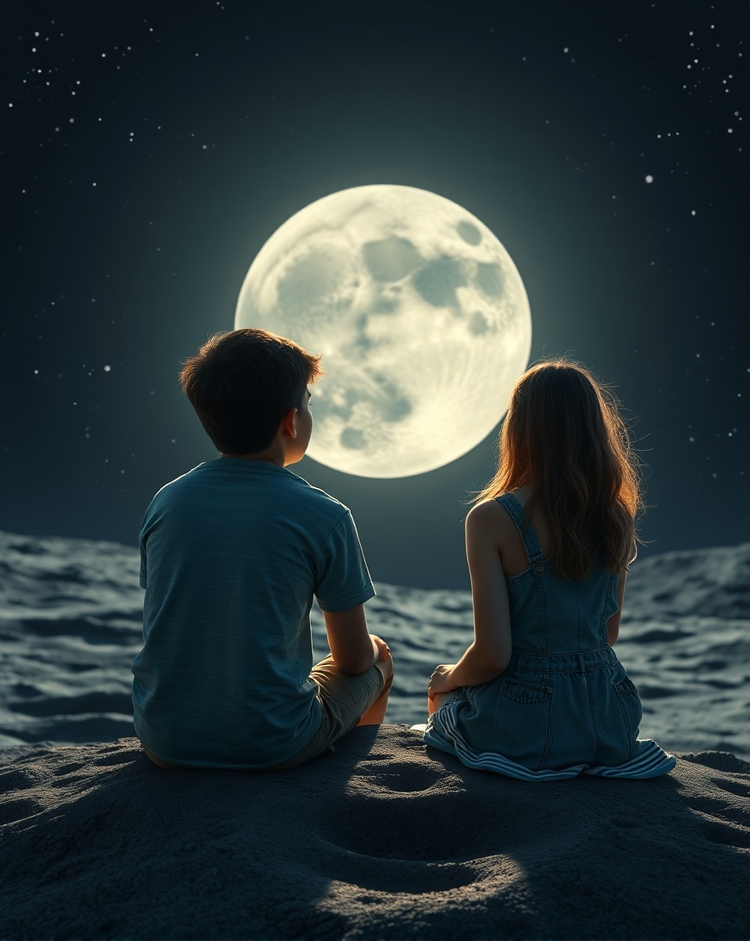
#> input picture open_cv/moon_couple.png, 750 x 941 px, shrunk from 912 x 1144 before the run, found by its file name
$ python exp7.py
#> lines starting #> are read from the running program, lines starting #| are printed output that depends on the picture
import cv2
import numpy as np
import matplotlib.pyplot as plt

img = cv2.imread('/content/moon_couple.png')
#> img is the input picture: shape (941, 750, 3); mean B, G, R 59, 57.3, 45.1
kernel = np.ones((5, 5), np.uint8)
erosion = cv2.erode(img, kernel, iterations=1)
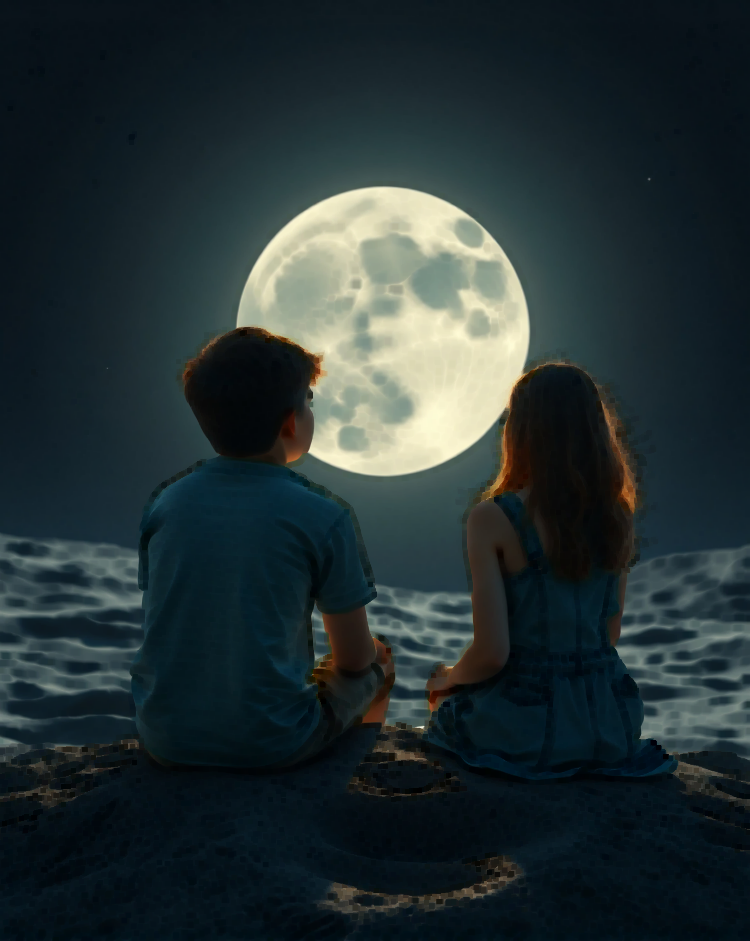
#> erosion: shape (941, 750, 3); mean B, G, R 51.3, 49.4, 36.9
cv2.imwrite('erosion.png', erosion)
dilation = cv2.dilate(img, kernel, iterations=1)
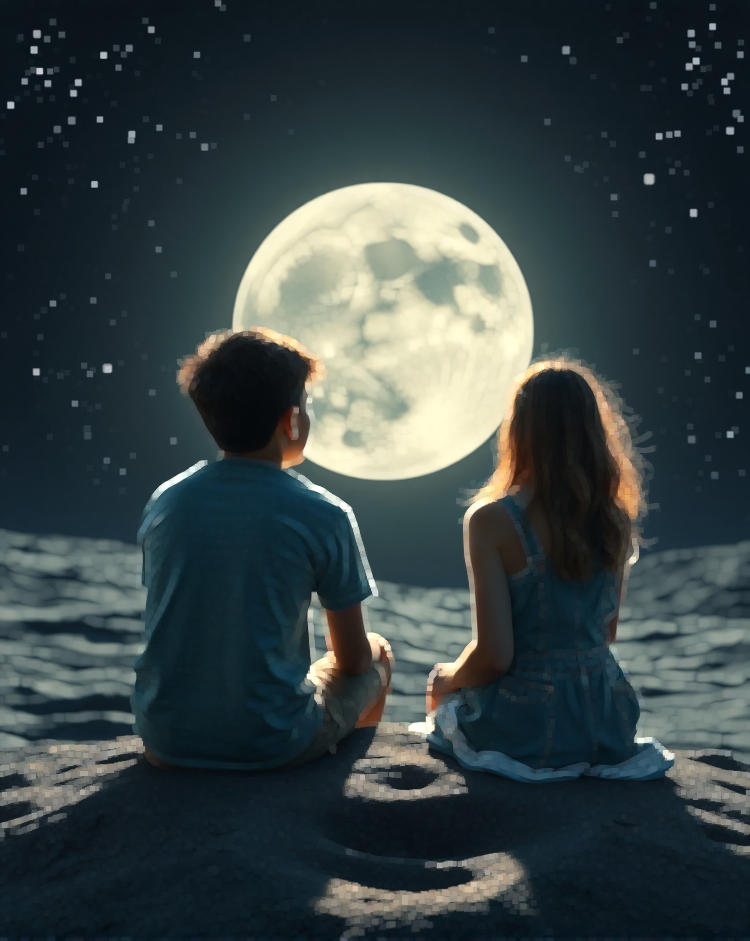
#> dilation: shape (941, 750, 3); mean B, G, R 68, 66.9, 55.2
cv2.imwrite('dilation.png', dilation)
opening = cv2.morphologyEx(img, cv2.MORPH_OPEN, kernel)
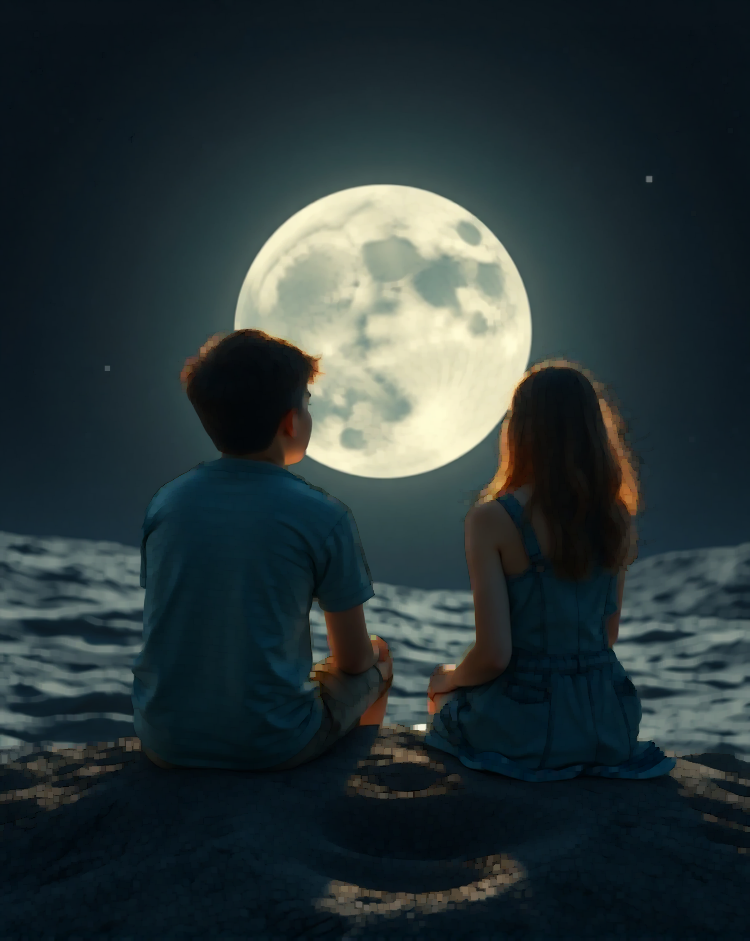
#> opening: shape (941, 750, 3); mean B, G, R 55.6, 54, 41.7
cv2.imwrite('opening.png', opening)
closing = cv2.morphologyEx(img, cv2.MORPH_CLOSE, kernel)
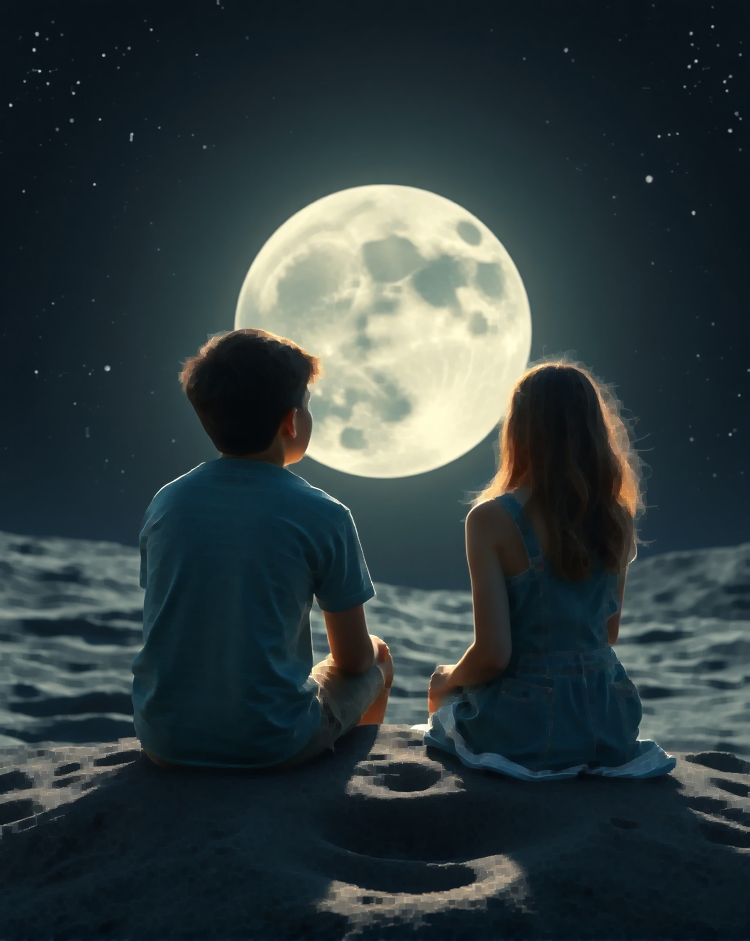
#> closing: shape (941, 750, 3); mean B, G, R 61.9, 60.1, 47.9
cv2.imwrite('closing.png', closing)
gradient = cv2.morphologyEx(img, cv2.MORPH_GRADIENT, kernel)
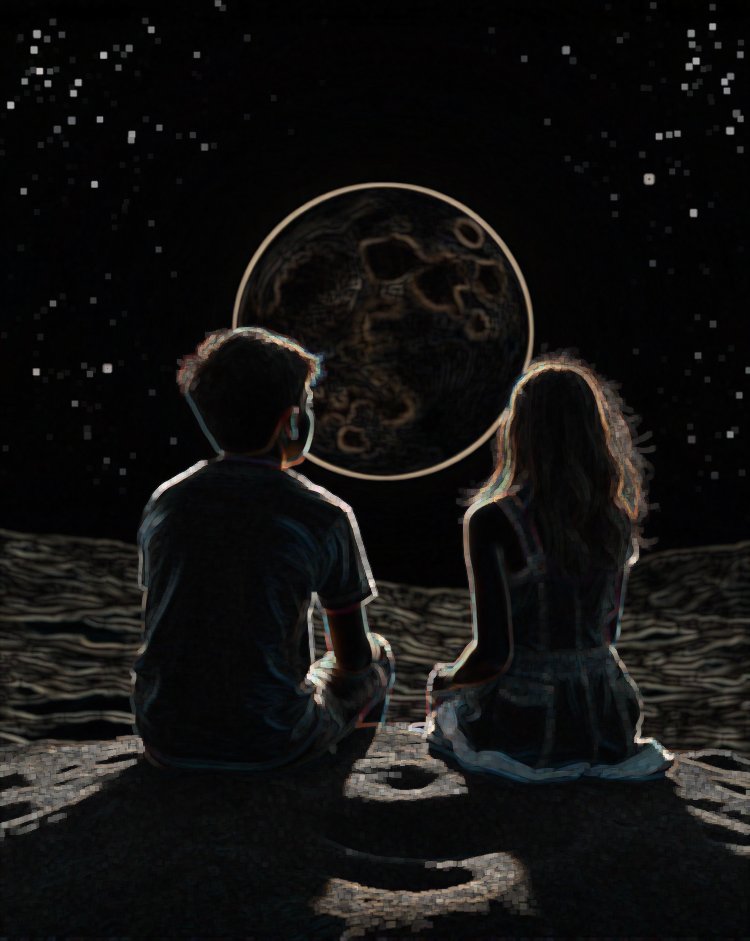
#> gradient: shape (941, 750, 3); mean B, G, R 16.7, 17.5, 18.3
cv2.imwrite('gradient.png', gradient)

def display_images(images, titles):
    plt.figure(figsize=(10, 6))
    for i in range(len(images)):
        plt.subplot(2, 3, i + 1)
        plt.imshow(images[i], cmap='gray')
        plt.title(titles[i])
        plt.axis('off')
    plt.tight_layout()
    plt.show()

#> (the run stopped early here; a loop or call above may not have finished)
